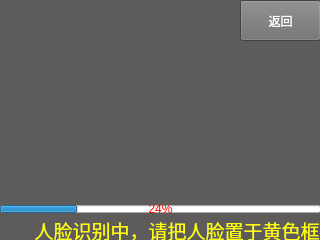
<?xml version="1.0" encoding="UTF-8"?>
<ui version="4.0">
 <class>Recognition</class>
 <widget class="QWidget" name="Recognition">
  <property name="geometry">
   <rect>
    <x>0</x>
    <y>0</y>
    <width>320</width>
    <height>240</height>
   </rect>
  </property>
  <property name="palette">
   <palette>
    <active>
     <colorrole role="WindowText">
      <brush brushstyle="SolidPattern">
       <color alpha="255">
        <red>255</red>
        <green>255</green>
        <blue>0</blue>
       </color>
      </brush>
     </colorrole>
     <colorrole role="Text">
      <brush brushstyle="SolidPattern">
       <color alpha="255">
        <red>255</red>
        <green>255</green>
        <blue>0</blue>
       </color>
      </brush>
     </colorrole>
     <colorrole role="Base">
      <brush brushstyle="SolidPattern">
       <color alpha="255">
        <red>255</red>
        <green>255</green>
        <blue>255</blue>
       </color>
      </brush>
     </colorrole>
     <colorrole role="Window">
      <brush brushstyle="SolidPattern">
       <color alpha="255">
        <red>94</red>
        <green>91</green>
        <blue>91</blue>
       </color>
      </brush>
     </colorrole>
    </active>
    <inactive>
     <colorrole role="WindowText">
      <brush brushstyle="SolidPattern">
       <color alpha="255">
        <red>255</red>
        <green>255</green>
        <blue>0</blue>
       </color>
      </brush>
     </colorrole>
     <colorrole role="Text">
      <brush brushstyle="SolidPattern">
       <color alpha="255">
        <red>255</red>
        <green>255</green>
        <blue>0</blue>
       </color>
      </brush>
     </colorrole>
     <colorrole role="Base">
      <brush brushstyle="SolidPattern">
       <color alpha="255">
        <red>255</red>
        <green>255</green>
        <blue>255</blue>
       </color>
      </brush>
     </colorrole>
     <colorrole role="Window">
      <brush brushstyle="SolidPattern">
       <color alpha="255">
        <red>94</red>
        <green>91</green>
        <blue>91</blue>
       </color>
      </brush>
     </colorrole>
    </inactive>
    <disabled>
     <colorrole role="WindowText">
      <brush brushstyle="SolidPattern">
       <color alpha="255">
        <red>120</red>
        <green>120</green>
        <blue>120</blue>
       </color>
      </brush>
     </colorrole>
     <colorrole role="Text">
      <brush brushstyle="SolidPattern">
       <color alpha="255">
        <red>120</red>
        <green>120</green>
        <blue>120</blue>
       </color>
      </brush>
     </colorrole>
     <colorrole role="Base">
      <brush brushstyle="SolidPattern">
       <color alpha="255">
        <red>94</red>
        <green>91</green>
        <blue>91</blue>
       </color>
      </brush>
     </colorrole>
     <colorrole role="Window">
      <brush brushstyle="SolidPattern">
       <color alpha="255">
        <red>94</red>
        <green>91</green>
        <blue>91</blue>
       </color>
      </brush>
     </colorrole>
    </disabled>
   </palette>
  </property>
  <property name="windowTitle">
   <string>Form</string>
  </property>
  <property name="styleSheet">
   <string notr="true"/>
  </property>
  <widget class="QLabel" name="label">
   <property name="geometry">
    <rect>
     <x>50</x>
     <y>0</y>
     <width>181</width>
     <height>210</height>
    </rect>
   </property>
   <property name="styleSheet">
    <string notr="true"/>
   </property>
   <property name="text">
    <string/>
   </property>
  </widget>
  <widget class="QLabel" name="label_2">
   <property name="geometry">
    <rect>
     <x>0</x>
     <y>220</y>
     <width>320</width>
     <height>20</height>
    </rect>
   </property>
   <property name="palette">
    <palette>
     <active>
      <colorrole role="Base">
       <brush brushstyle="SolidPattern">
        <color alpha="255">
         <red>85</red>
         <green>85</green>
         <blue>85</blue>
        </color>
       </brush>
      </colorrole>
     </active>
     <inactive>
      <colorrole role="Base">
       <brush brushstyle="SolidPattern">
        <color alpha="255">
         <red>85</red>
         <green>85</green>
         <blue>85</blue>
        </color>
       </brush>
      </colorrole>
     </inactive>
     <disabled>
      <colorrole role="Base">
       <brush brushstyle="SolidPattern">
        <color alpha="255">
         <red>184</red>
         <green>184</green>
         <blue>184</blue>
        </color>
       </brush>
      </colorrole>
     </disabled>
    </palette>
   </property>
   <property name="font">
    <font>
     <family>Adobe Caslon Pro</family>
     <pointsize>14</pointsize>
    </font>
   </property>
   <property name="text">
    <string>       人脸识别中，请把人脸置于黄色框内</string>
   </property>
  </widget>
  <widget class="QProgressBar" name="progressBar">
   <property name="enabled">
    <bool>true</bool>
   </property>
   <property name="geometry">
    <rect>
     <x>0</x>
     <y>205</y>
     <width>321</width>
     <height>8</height>
    </rect>
   </property>
   <property name="palette">
    <palette>
     <active>
      <colorrole role="WindowText">
       <brush brushstyle="SolidPattern">
        <color alpha="255">
         <red>255</red>
         <green>0</green>
         <blue>0</blue>
        </color>
       </brush>
      </colorrole>
      <colorrole role="Text">
       <brush brushstyle="SolidPattern">
        <color alpha="255">
         <red>255</red>
         <green>0</green>
         <blue>0</blue>
        </color>
       </brush>
      </colorrole>
      <colorrole role="ButtonText">
       <brush brushstyle="SolidPattern">
        <color alpha="255">
         <red>255</red>
         <green>0</green>
         <blue>0</blue>
        </color>
       </brush>
      </colorrole>
      <colorrole role="ToolTipBase">
       <brush brushstyle="SolidPattern">
        <color alpha="255">
         <red>255</red>
         <green>0</green>
         <blue>0</blue>
        </color>
       </brush>
      </colorrole>
     </active>
     <inactive>
      <colorrole role="WindowText">
       <brush brushstyle="SolidPattern">
        <color alpha="255">
         <red>255</red>
         <green>0</green>
         <blue>0</blue>
        </color>
       </brush>
      </colorrole>
      <colorrole role="Text">
       <brush brushstyle="SolidPattern">
        <color alpha="255">
         <red>255</red>
         <green>0</green>
         <blue>0</blue>
        </color>
       </brush>
      </colorrole>
      <colorrole role="ButtonText">
       <brush brushstyle="SolidPattern">
        <color alpha="255">
         <red>255</red>
         <green>0</green>
         <blue>0</blue>
        </color>
       </brush>
      </colorrole>
      <colorrole role="ToolTipBase">
       <brush brushstyle="SolidPattern">
        <color alpha="255">
         <red>255</red>
         <green>0</green>
         <blue>0</blue>
        </color>
       </brush>
      </colorrole>
     </inactive>
     <disabled>
      <colorrole role="WindowText">
       <brush brushstyle="SolidPattern">
        <color alpha="255">
         <red>255</red>
         <green>0</green>
         <blue>0</blue>
        </color>
       </brush>
      </colorrole>
      <colorrole role="Text">
       <brush brushstyle="SolidPattern">
        <color alpha="255">
         <red>255</red>
         <green>0</green>
         <blue>0</blue>
        </color>
       </brush>
      </colorrole>
      <colorrole role="ButtonText">
       <brush brushstyle="SolidPattern">
        <color alpha="255">
         <red>255</red>
         <green>0</green>
         <blue>0</blue>
        </color>
       </brush>
      </colorrole>
      <colorrole role="ToolTipBase">
       <brush brushstyle="SolidPattern">
        <color alpha="255">
         <red>255</red>
         <green>0</green>
         <blue>0</blue>
        </color>
       </brush>
      </colorrole>
     </disabled>
    </palette>
   </property>
   <property name="font">
    <font>
     <pointsize>9</pointsize>
    </font>
   </property>
   <property name="styleSheet">
    <string notr="true">color:red</string>
   </property>
   <property name="value">
    <number>24</number>
   </property>
  </widget>
  <widget class="QPushButton" name="recog2homebtn">
   <property name="geometry">
    <rect>
     <x>240</x>
     <y>0</y>
     <width>81</width>
     <height>41</height>
    </rect>
   </property>
   <property name="palette">
    <palette>
     <active>
      <colorrole role="Button">
       <brush brushstyle="SolidPattern">
        <color alpha="255">
         <red>111</red>
         <green>111</green>
         <blue>111</blue>
        </color>
       </brush>
      </colorrole>
      <colorrole role="ButtonText">
       <brush brushstyle="SolidPattern">
        <color alpha="255">
         <red>255</red>
         <green>255</green>
         <blue>255</blue>
        </color>
       </brush>
      </colorrole>
     </active>
     <inactive>
      <colorrole role="Button">
       <brush brushstyle="SolidPattern">
        <color alpha="255">
         <red>111</red>
         <green>111</green>
         <blue>111</blue>
        </color>
       </brush>
      </colorrole>
      <colorrole role="ButtonText">
       <brush brushstyle="SolidPattern">
        <color alpha="255">
         <red>255</red>
         <green>255</green>
         <blue>255</blue>
        </color>
       </brush>
      </colorrole>
     </inactive>
     <disabled>
      <colorrole role="Button">
       <brush brushstyle="SolidPattern">
        <color alpha="255">
         <red>111</red>
         <green>111</green>
         <blue>111</blue>
        </color>
       </brush>
      </colorrole>
      <colorrole role="ButtonText">
       <brush brushstyle="SolidPattern">
        <color alpha="255">
         <red>120</red>
         <green>120</green>
         <blue>120</blue>
        </color>
       </brush>
      </colorrole>
     </disabled>
    </palette>
   </property>
   <property name="text">
    <string>返回</string>
   </property>
  </widget>
  <widget class="QLabel" name="label_3">
   <property name="geometry">
    <rect>
     <x>0</x>
     <y>0</y>
     <width>241</width>
     <height>241</height>
    </rect>
   </property>
   <property name="text">
    <string/>
   </property>
  </widget>
  <widget class="QLabel" name="label_4">
   <property name="geometry">
    <rect>
     <x>0</x>
     <y>0</y>
     <width>231</width>
     <height>203</height>
    </rect>
   </property>
   <property name="font">
    <font>
     <pointsize>11</pointsize>
    </font>
   </property>
   <property name="styleSheet">
    <string notr="true">color: rgb(170, 170, 255);</string>
   </property>
   <property name="text">
    <string/>
   </property>
  </widget>
 </widget>
 <tabstops>
  <tabstop>recog2homebtn</tabstop>
 </tabstops>
 <resources/>
 <connections/>
</ui>
